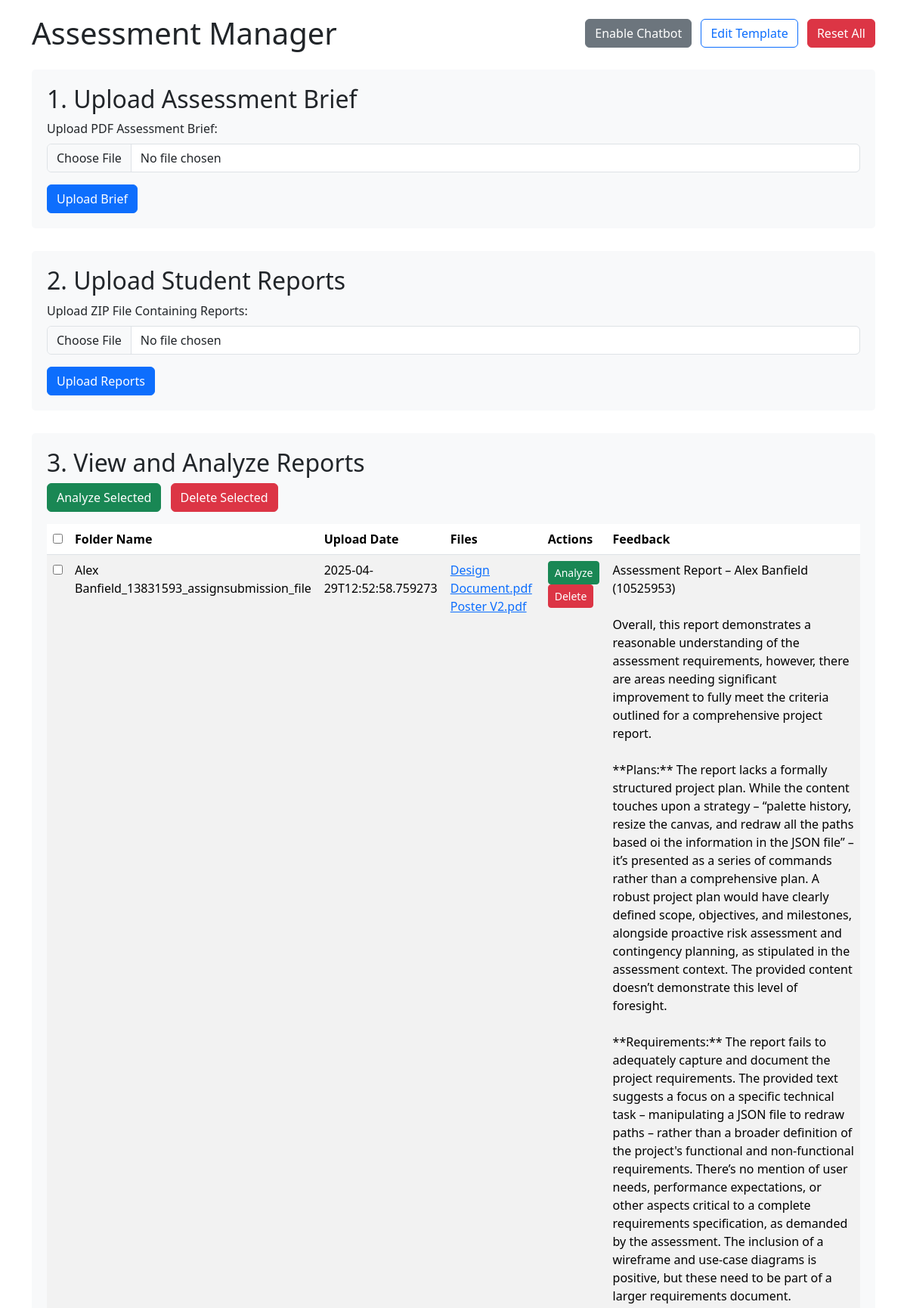
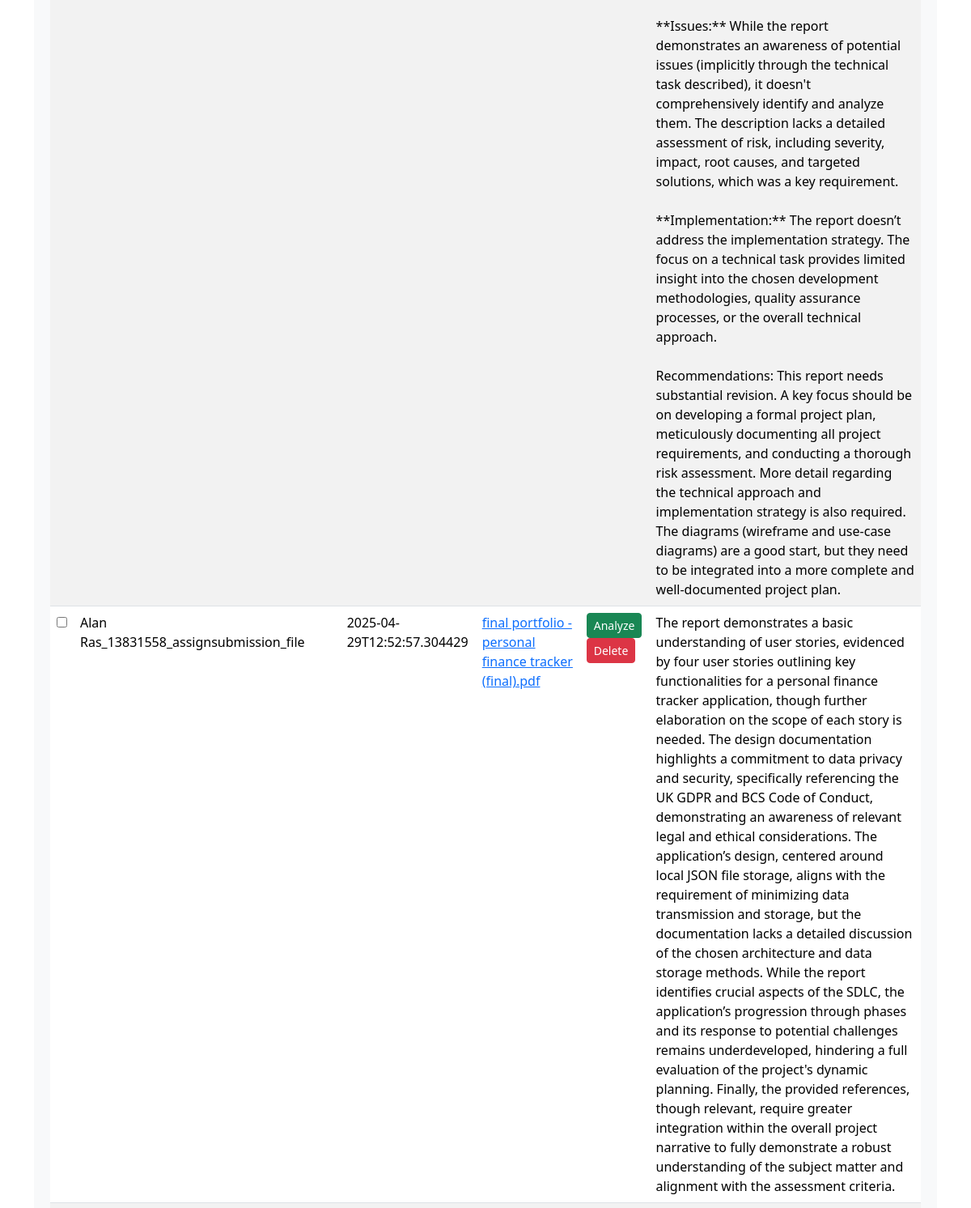
The page / (upper part) on the database its author committed (2 pictures, top to bottom).
### tables this page shows
CREATE TABLE reports (
        id TEXT PRIMARY KEY,
        folder_name TEXT,
        upload_date TEXT,
        file_paths TEXT,
        feedback TEXT
    );

### app.py (the view)
@app.route('/', methods=['GET'])
def index():
    conn = sqlite3.connect(DB_FILE)
    conn.row_factory = sqlite3.Row
    c = conn.cursor()
    c.execute("SELECT * FROM reports ORDER BY upload_date DESC")
    reports = [dict(row) for row in c.fetchall()]
    conn.close()
    for report in reports:
        report['files'] = json.loads(report['file_paths'])
    brief_files = [f for f in os.listdir(UPLOAD_BRIEF_FOLDER) if f.lower().endswith('.pdf')]
    brief_filename = brief_files[0] if brief_files else None
    return render_template('index.html', reports=reports, brief_filename=brief_filename)

### templates/index.html (shortened to what this page needs)
<!DOCTYPE html>
<html lang="en">
<head>
    <link rel="stylesheet" href="https://cdnjs.cloudflare.com/ajax/libs/bootstrap/5.3.2/css/bootstrap.min.css">
</head>
<body>
    <div class="container">
        <div class="d-flex justify-content-between align-items-center mb-4">
            <h1 class="mb-0">Assessment Manager</h1>
            <div>
                <button id="enableChatbotBtn" class="btn btn-secondary me-2">Enable Chatbot</button>
                <button class="btn btn-outline-primary me-2" id="sidebarToggle">
                    <span id="toggleBtnText">Edit Template</span>
                </button>
                <button id="resetAllBtn" class="btn btn-danger">Reset All</button>
            </div>
        </div>
        <div class="section">
            <h2>1. Upload Assessment Brief</h2>
            <form action="/upload_brief" method="post" enctype="multipart/form-data">
                <div class="mb-3">
                    <label for="brief" class="form-label">Upload PDF Assessment Brief:</label>
                    <input type="file" class="form-control" id="brief" name="brief" accept=".pdf" required>
                </div>
                <button type="submit" class="btn btn-primary">Upload Brief</button>
            </form>
        </div>
        <div class="section">
            <h2>2. Upload Student Reports</h2>
            <form action="/upload_reports" method="post" enctype="multipart/form-data">
                <div class="mb-3">
                    <label for="reports" class="form-label">Upload ZIP File Containing Reports:</label>
                    <input type="file" class="form-control" id="reports" name="reports" accept=".zip" required>
                </div>
                <button type="submit" class="btn btn-primary">Upload Reports</button>
            </form>
        </div>
        <div class="section">
            <h2>3. View and Analyze Reports</h2>
            <form id="reportActionForm" method="post">
                <div class="mb-3">
                    <button type="button" id="analyzeSelectedBtn" class="btn btn-success me-2">Analyze Selected</button>
                    <button type="button" id="deleteSelectedBtn" class="btn btn-danger">Delete Selected</button>
                </div>
                <div class="table-responsive">
                    <table class="table table-striped">
                        <thead>
                            <tr>
                                <th><input type="checkbox" id="selectAll"></th>
                                <th>Folder Name</th>
                                <th>Upload Date</th>
                                <th>Files</th>
                                <th>Actions</th>
                                <th>Feedback</th>
                            </tr>
                        </thead>
                        <tbody>
                            {% for report in reports %}
                            <tr>
                                <td><input type="checkbox" name="selected_reports" value="{{ report.id }}" class="report-checkbox"></td>
                                <td>{{ report.folder_name }}</td>
                                <td>{{ report.upload_date }}</td>
                                <td>
                                    <ul class="list-unstyled">
                                        {% for file in report.files %}
                                        <li><a href="/uploads/{{ file.path }}" target="_blank">{{ file.name }}</a></li>
                                        {% endfor %}
                                    </ul>
                                </td>
                                <td>
                                    <button type="button" class="btn btn-sm btn-success analyze-btn" data-report-id="{{ report.id }}">Analyze</button>
                                    <form action="/delete_report/{{ report.id }}" method="post" class="d-inline">
                                        <button type="submit" class="btn btn-sm btn-danger" onclick="return confirm('Are you sure?')">Delete</button>
                                    </form>
                                </td>
                                <td class="feedback-cell">{{ report.feedback|replace('\n', '<br>')|safe }}</td>
                            </tr>
                            {% endfor %}
                        </tbody>
                    </table>
                </div>
            </form>
        </div>
    </div>
</body>
</html>

### templates/index.html (style rules this page uses)
body { padding: 20px; }
.section { margin-bottom: 30px; padding: 20px; border-radius: 5px; background-color: #f8f9fa; }

### rows shown on the page
reports: folder_name "Alex Banfield_13831593_assignsubmission_file", upload_date "2025-04-29T12:52:58.759273", name "Design Document.pdf" "Poster V2.pdf", feedback "Assessment Report – Alex Banﬁeld (10525953) Overall, this report demonstrates a reasonable understanding of the assessment requirements, however, there are areas needing significant improvement to fully meet the criteria outlined for a comprehensive project report. **Plans:** The report lacks a formally structured project plan. While the content touches upon a strategy – “palette history, resize the canvas, and redraw all the paths based oi the information in the JSON ﬁle” – it’s presented as a series of commands rather than a comprehensive plan. A robust project plan would have clearly defined scope, objectives, and milestones, alongside proactive risk assessment and contingency planning,…"
reports: folder_name "Alan Ras_13831558_assignsubmission_file", upload_date "2025-04-29T12:52:57.304429", name "final portfolio - personal finance tracker (final).pdf", feedback "The report demonstrates a basic understanding of user stories, evidenced by four user stories outlining key functionalities for a personal finance tracker application, though further elaboration on the scope of each story is needed. The design documentation highlights a commitment to data privacy and security, specifically referencing the UK GDPR and BCS Code of Conduct, demonstrating an awareness of relevant legal and ethical considerations. The application’s design, centered around local JSON file storage, aligns with the requirement of minimizing data transmission and storage, but the documentation lacks a detailed discussion of the chosen architecture and data storage methods. While the…"
